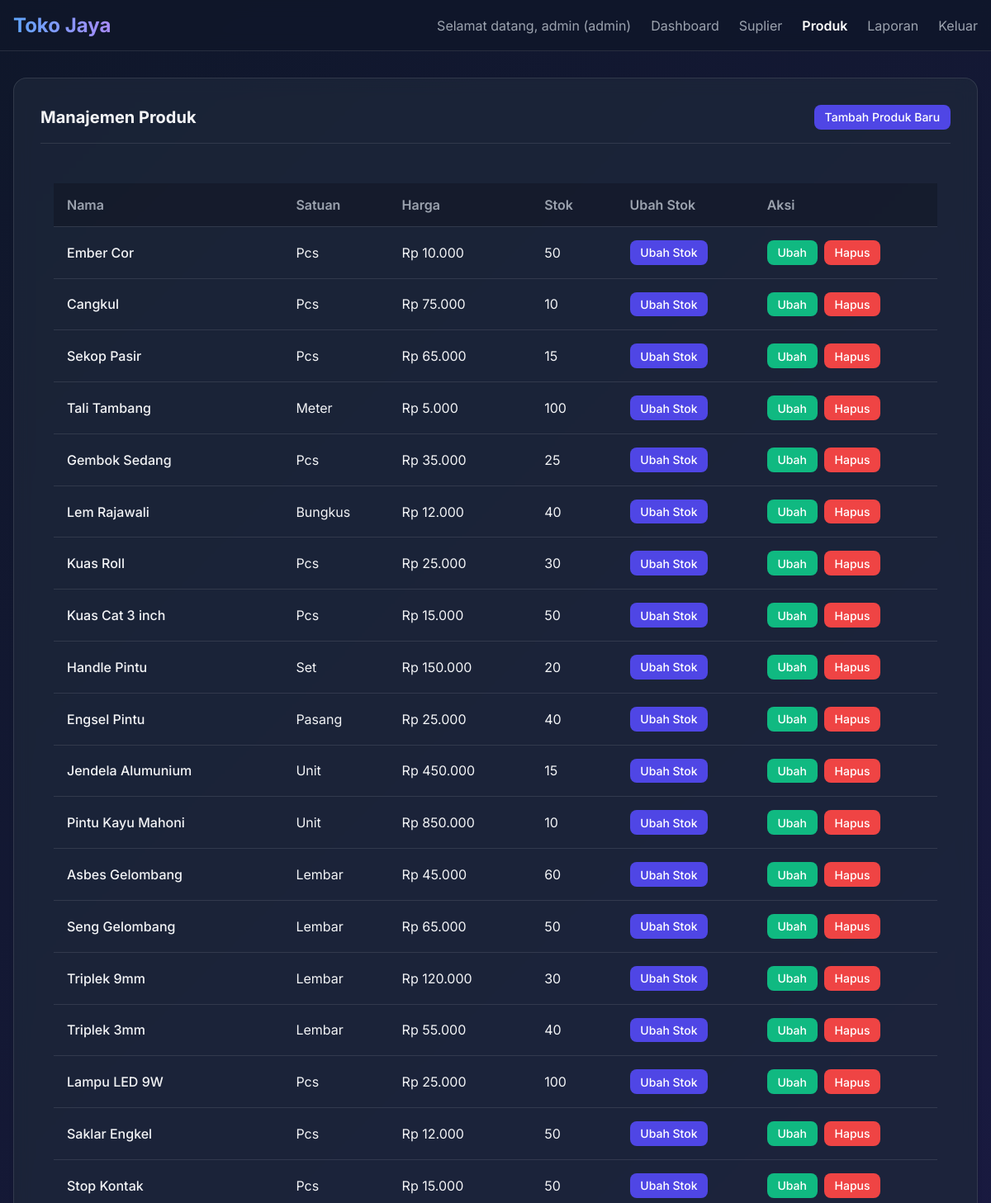
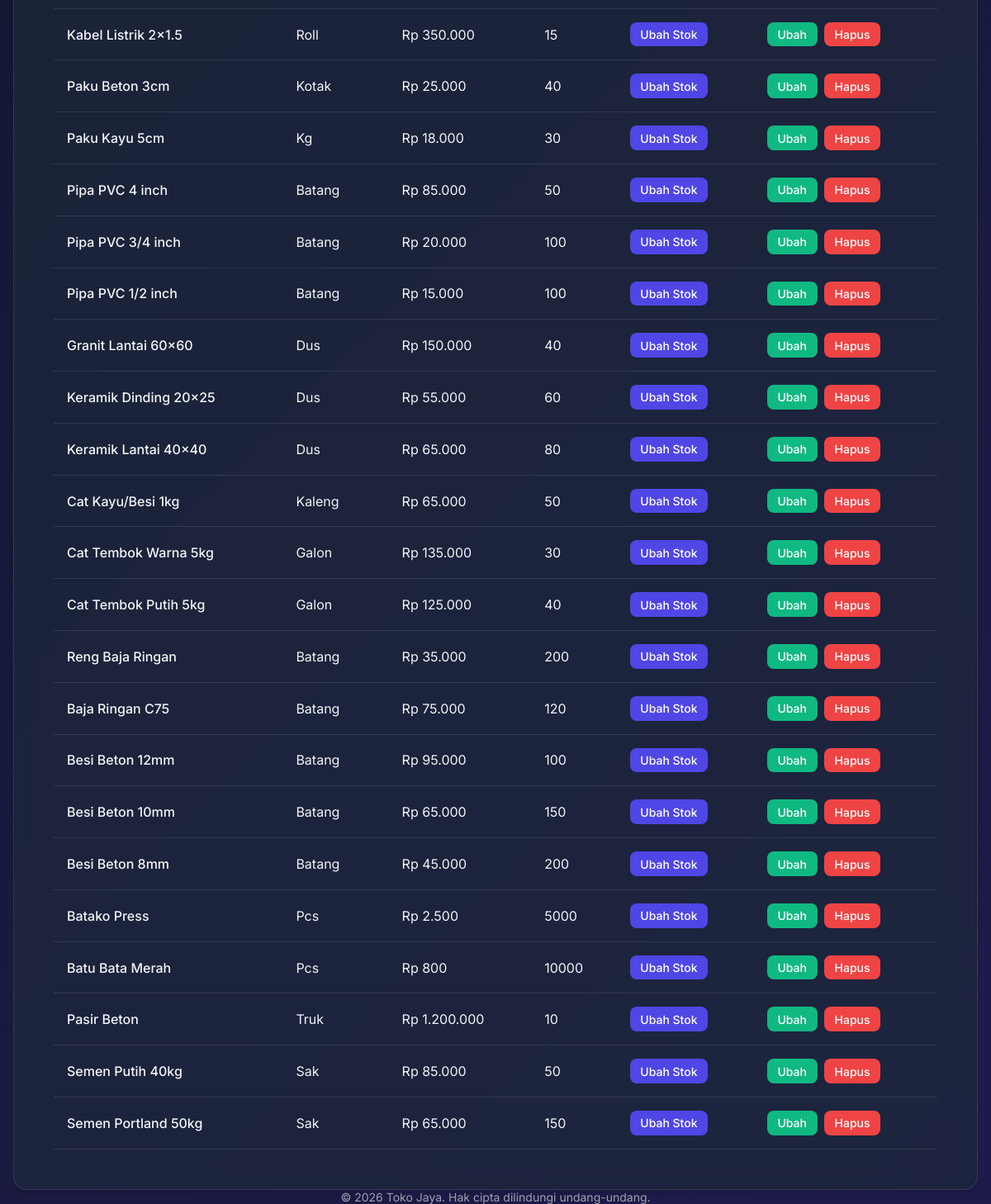
Screenshot of /public/products (signed in) with the database file from the repository (2 pictures, top to bottom).
### tables this page shows
CREATE TABLE IF NOT EXISTS `products` (
  `id` int(11) NOT NULL AUTO_INCREMENT,
  `name` varchar(255) NOT NULL,
  `unit` varchar(50) NOT NULL,
  `price` decimal(15,2) NOT NULL,
  `stock` int(11) NOT NULL DEFAULT '0',
  `ordering_cost` decimal(15,2) NOT NULL DEFAULT '0',
  `holding_cost` decimal(15,2) NOT NULL DEFAULT '0',
  `created_at` datetime NOT NULL,
  `updated_at` datetime NOT NULL,
  PRIMARY KEY (`id`)
);

### app/core/Controller.php (called while the page is built, shortened)
<?php
class Controller {
    public function view($view, $data = []) {
        require_once '../app/views/layouts/main.php';
    }
    public function model($model) {
        return new $model;
    }
}

### app/controllers/ProductController.php (called while the page is built, shortened)
<?php
class ProductController extends Controller {
    public function index() {
        $productModel = $this->model('Product');
        $data['products'] = $productModel->getAllProducts();
        $this->view('products/index', $data);
    }
}

### app/core/Database.php (called while the page is built, shortened)
<?php
class Database {
    private $host = DB_HOST;
    private $user = DB_USER;
    private $pass = DB_PASS;
    private $db_name = DB_NAME;
    private $dbh;
    private $stmt;
    public function __construct() {
        $dsn = 'mysql:host=' . $this->host . ';dbname=' . $this->db_name;
        $options = [
            PDO::ATTR_PERSISTENT => true,
            PDO::ATTR_ERRMODE => PDO::ERRMODE_EXCEPTION
        ];
        try {
            $this->dbh = new PDO($dsn, $this->user, $this->pass, $options);
        } catch(PDOException $e) {
            die("DB Connection Error: " . $e->getMessage());
        }
    }
    public function query($query) {
        $this->stmt = $this->dbh->prepare($query);
    }
    public function execute() {
        return $this->stmt->execute();
    }
    public function resultSet() {
        $this->execute();
        return $this->stmt->fetchAll(PDO::FETCH_ASSOC);
    }
}

### app/models/Product.php (called while the page is built, shortened)
<?php
class Product {
    private $db;
    public function __construct() {
        $this->db = new Database;
    }
    public function getAllProducts() {
        $this->db->query('SELECT * FROM products ORDER BY id DESC');
        return $this->db->resultSet();
    }
}

### app/views/products/index.php (the view)
<div class="card">
    <div class="card-header">
        <h2 class="text-xl fw-bold"><?= $_SESSION['role'] === 'owner' ? 'Monitoring Stok' : 'Manajemen Produk' ?></h2>
        <?php if($_SESSION['role'] !== 'owner'): ?>
        <a href="<?= BASEURL; ?>/products/create" class="btn btn-primary btn-sm">Tambah Produk Baru</a>
        <?php endif; ?>
    </div>
    <div class="card-body">
        <div class="table-responsive">
            <table class="table">
                <thead>
                    <tr>
                        <th>Nama</th>
                        <th>Satuan</th>
                        <th>Harga</th>
                        <th>Stok</th>
                        <th><?= $_SESSION['role'] === 'owner' ? 'Riwayat Stok' : 'Ubah Stok' ?></th>
                        <?php if($_SESSION['role'] !== 'owner'): ?>
                        <th>Aksi</th>
                        <?php endif; ?>
                    </tr>
                </thead>
                <tbody>
                    <?php if (empty($data['products'])): ?>
                    <tr>
                        <td colspan="<?= $_SESSION['role'] === 'owner' ? '5' : '6' ?>" class="text-center text-muted">Tidak ada produk ditemukan.</td>
                    </tr>
                    <?php else: ?>
                        <?php foreach($data['products'] as $product): ?>
                        <tr>
                            <td class="fw-medium text-main"><?= htmlspecialchars($product['name']); ?></td>
                            <td><?= htmlspecialchars($product['unit']); ?></td>
                            <td>Rp <?= number_format($product['price'], 0, ',', '.'); ?></td>
                            <td><?= $product['stock']; ?></td>
                            <td>
                                <a href="<?= BASEURL; ?>/products/<?= $product['id']; ?>/orders" class="btn btn-primary btn-sm"><?= $_SESSION['role'] === 'owner' ? 'Riwayat' : 'Ubah Stok' ?></a>
                            </td>
                            <?php if($_SESSION['role'] !== 'owner'): ?>
                            <td>
                                <div class="d-flex gap-2">
                                    <a href="<?= BASEURL; ?>/products/edit/<?= $product['id']; ?>" class="btn btn-secondary btn-sm">Ubah</a>
                                    <form action="<?= BASEURL; ?>/products/delete/<?= $product['id']; ?>" method="POST" onsubmit="return confirm('Apakah Anda yakin ingin menghapus produk ini?');" style="display:inline;">
                                        <button type="submit" class="btn btn-danger btn-sm">Hapus</button>
                                    </form>
                                </div>
                            </td>
                            <?php endif; ?>
                        </tr>
                        <?php endforeach; ?>
                    <?php endif; ?>
                </tbody>
            </table>
        </div>
    </div>
</div>

### public/css/style.css (style rules this page uses)
:root { --primary-color: #4f46e5; --primary-hover: #4338ca; --secondary-color: #10b981; --secondary-hover: #059669; --danger-color: #ef4444; --danger-hover: #dc2626; --dark-bg: #111827; --darker-bg: #0f172a; --card-bg: rgba(30, 41, 59, 0.7); --text-main: #f3f4f6; --text-muted: #9ca3af; --border-color: rgba(255, 255, 255, 0.1); --glass-shadow: 0 4px 6px -1px rgba(0, 0, 0, 0.1), 0 2px 4px -1px rgba(0, 0, 0, 0.06); }
* { margin: 0; padding: 0; box-sizing: border-box; font-family: "Inter", system-ui, -apple-system, sans-serif; }
body { background: linear-gradient(135deg, var(--darker-bg), #1e1b4b); color: var(--text-main); min-height: 100vh; display: flex; flex-direction: column; }
.fw-bold { font-weight: bold; }
.fw-medium { font-weight: 500; }
.text-xl { font-size: 1.25rem; }
.d-flex { display: flex; }
.gap-2 { gap: 0.5rem; }
.card { background: var(--card-bg); backdrop-filter: blur(10px); -webkit-backdrop-filter: blur(10px); border: 1px solid var(--border-color); border-radius: 1rem; padding: 2rem; box-shadow: var(--glass-shadow); transition: transform 0.3s ease, box-shadow 0.3s ease; }
.card-body { padding: 1rem; }
.card-header { border-bottom: 1px solid var(--border-color); padding-bottom: 1rem; margin-bottom: 1rem; display: flex; justify-content: space-between; align-items: center; }
.btn { display: inline-block; padding: 0.75rem 1.5rem; border-radius: 0.5rem; font-weight: 500; text-align: center; cursor: pointer; transition: all 0.3s ease; border: none; outline: none; text-decoration: none; color: white; }
.btn-primary { background: var(--primary-color); }
.btn-danger { background: var(--danger-color); }
.btn-secondary { background: var(--secondary-color); }
.btn-sm { padding: 0.4rem 0.8rem; font-size: 0.875rem; }
.table-responsive { overflow-x: auto; }
.table { width: 100%; border-collapse: collapse; margin-top: 1rem; }
.table th, .table td { padding: 1rem; text-align: left; border-bottom: 1px solid var(--border-color); }
.table th { font-weight: 600; color: var(--text-muted); background: rgba(0, 0, 0, 0.2); }
.table tbody tr { transition: background-color 0.2s ease; }

### rows the page displays
products: name "Ember Cor", unit "Pcs", price "10.000", stock "50"
products: name "Cangkul", unit "Pcs", price "75.000", stock "10"
products: name "Sekop Pasir", unit "Pcs", price "65.000", stock "15"
products: name "Tali Tambang", unit "Meter", price "5.000", stock "100"
products: name "Gembok Sedang", unit "Pcs", price "35.000", stock "25"
products: name "Lem Rajawali", unit "Bungkus", price "12.000", stock "40"
products: name "Kuas Roll", unit "Pcs", price "25.000", stock "30"
products: name "Kuas Cat 3 inch", unit "Pcs", price "15.000", stock "50"
products: name "Handle Pintu", unit "Set", price "150.000", stock "20"
products: name "Engsel Pintu", unit "Pasang", price "25.000", stock "40"
products: name "Jendela Alumunium", unit "Unit", price "450.000", stock "15"
products: name "Pintu Kayu Mahoni", unit "Unit", price "850.000", stock "10"
products: name "Asbes Gelombang", unit "Lembar", price "45.000", stock "60"
products: name "Seng Gelombang", unit "Lembar", price "65.000", stock "50"
products: name "Triplek 9mm", unit "Lembar", price "120.000", stock "30"
products: name "Triplek 3mm", unit "Lembar", price "55.000", stock "40"
products: name "Lampu LED 9W", unit "Pcs", price "25.000", stock "100"
products: name "Saklar Engkel", unit "Pcs", price "12.000", stock "50"
products: name "Stop Kontak", unit "Pcs", price "15.000", stock "50"
products: name "Kabel Listrik 2x1.5", unit "Roll", price "350.000", stock "15"
products: name "Paku Beton 3cm", unit "Kotak", price "25.000", stock "40"
products: name "Paku Kayu 5cm", unit "Kg", price "18.000", stock "30"
products: name "Pipa PVC 4 inch", unit "Batang", price "85.000", stock "50"
products: name "Pipa PVC 3/4 inch", unit "Batang", price "20.000", stock "100"
products: name "Pipa PVC 1/2 inch", unit "Batang", price "15.000", stock "100"
products: name "Granit Lantai 60x60", unit "Dus", price "150.000", stock "40"
products: name "Keramik Dinding 20x25", unit "Dus", price "55.000", stock "60"
products: name "Keramik Lantai 40x40", unit "Dus", price "65.000", stock "80"
products: name "Cat Kayu/Besi 1kg", unit "Kaleng", price "65.000", stock "50"
products: name "Cat Tembok Warna 5kg", unit "Galon", price "135.000", stock "30"
products: name "Cat Tembok Putih 5kg", unit "Galon", price "125.000", stock "40"
products: name "Reng Baja Ringan", unit "Batang", price "35.000", stock "200"
products: name "Baja Ringan C75", unit "Batang", price "75.000", stock "120"
products: name "Besi Beton 12mm", unit "Batang", price "95.000", stock "100"
products: name "Besi Beton 10mm", unit "Batang", price "65.000", stock "150"
products: name "Besi Beton 8mm", unit "Batang", price "45.000", stock "200"
products: name "Batako Press", unit "Pcs", price "2.500", stock "5000"
products: name "Batu Bata Merah", unit "Pcs", price "800", stock "10000"
products: name "Pasir Beton", unit "Truk", price "1.200.000", stock "10"
products: name "Semen Putih 40kg", unit "Sak", price "85.000", stock "50"
products: name "Semen Portland 50kg", unit "Sak", price "65.000", stock "150"

### other values shown
$_SESSION['username'] "admin"
$_SESSION['role'] "admin"
